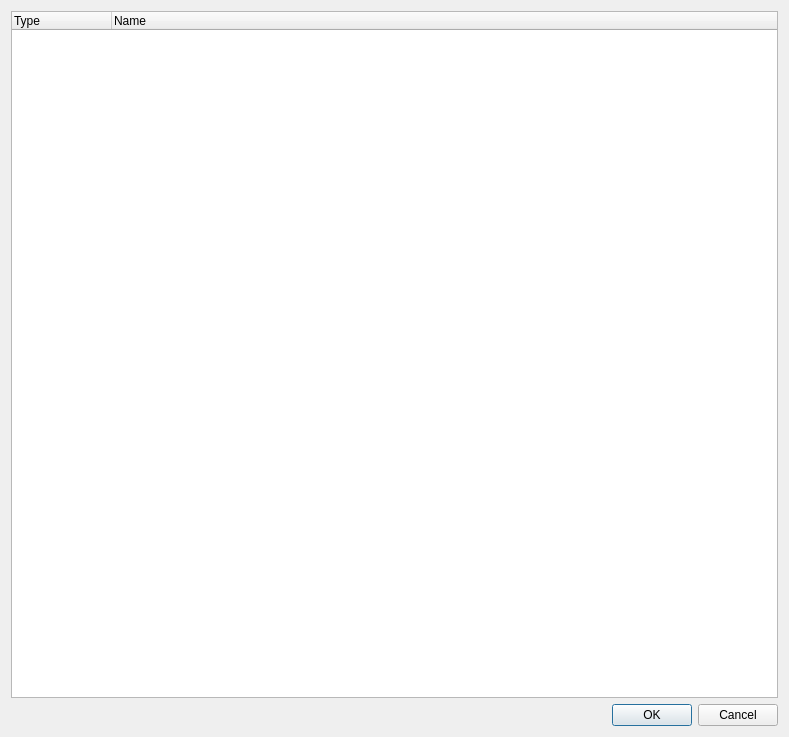
<?xml version="1.0" encoding="UTF-8"?>
<ui version="4.0">
 <class>TailoringDialog</class>
 <widget class="QDialog" name="TailoringDialog">
  <property name="geometry">
   <rect>
    <x>0</x>
    <y>0</y>
    <width>789</width>
    <height>737</height>
   </rect>
  </property>
  <property name="windowTitle">
   <string>Dialog</string>
  </property>
  <layout class="QVBoxLayout" name="verticalLayout">
   <item>
    <widget class="QTreeWidget" name="treeWidget">
     <property name="selectionMode">
      <enum>QAbstractItemView::NoSelection</enum>
     </property>
     <column>
      <property name="text">
       <string>Type</string>
      </property>
     </column>
     <column>
      <property name="text">
       <string>Name</string>
      </property>
     </column>
    </widget>
   </item>
   <item>
    <widget class="QDialogButtonBox" name="buttonBox">
     <property name="orientation">
      <enum>Qt::Horizontal</enum>
     </property>
     <property name="standardButtons">
      <set>QDialogButtonBox::Cancel|QDialogButtonBox::Ok</set>
     </property>
    </widget>
   </item>
  </layout>
 </widget>
 <resources/>
 <connections>
  <connection>
   <sender>buttonBox</sender>
   <signal>accepted()</signal>
   <receiver>TailoringDialog</receiver>
   <slot>accept()</slot>
   <hints>
    <hint type="sourcelabel">
     <x>248</x>
     <y>254</y>
    </hint>
    <hint type="destinationlabel">
     <x>157</x>
     <y>274</y>
    </hint>
   </hints>
  </connection>
  <connection>
   <sender>buttonBox</sender>
   <signal>rejected()</signal>
   <receiver>TailoringDialog</receiver>
   <slot>reject()</slot>
   <hints>
    <hint type="sourcelabel">
     <x>316</x>
     <y>260</y>
    </hint>
    <hint type="destinationlabel">
     <x>286</x>
     <y>274</y>
    </hint>
   </hints>
  </connection>
 </connections>
</ui>
